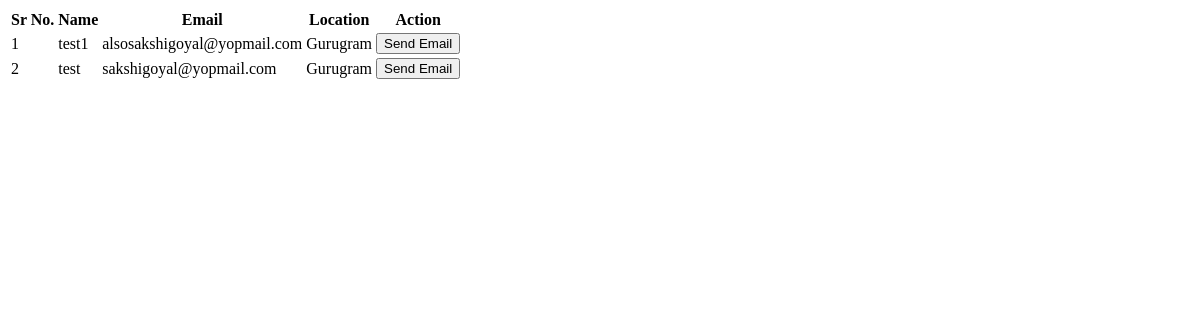
The page /generateMail.php on the database as committed earlier.
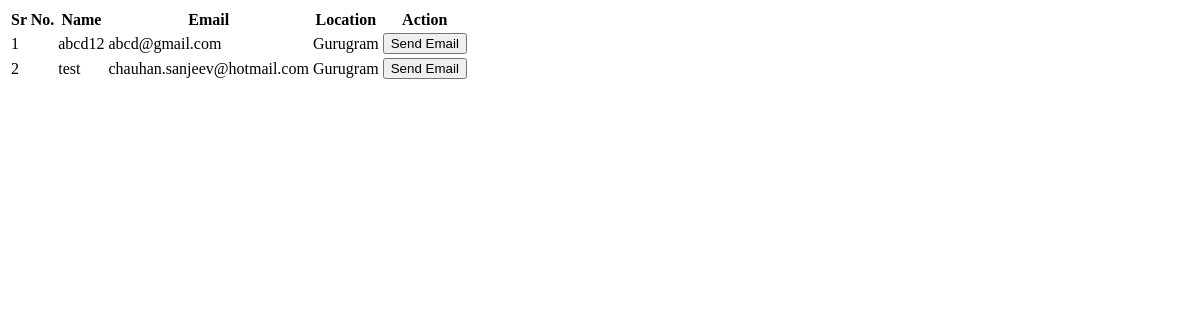
The same page on the database as committed later.
### tables this page shows
CREATE TABLE `user_details` (
  `name` varchar(255) NOT NULL,
  `gender` varchar(255) NOT NULL,
  `location` varchar(255) NOT NULL,
  `username` varchar(255) NOT NULL,
  `password` varchar(255) NOT NULL,
  `changed` varchar(2) NOT NULL
);

### generateMail.php (the view, shortened to what this page needs)
<?php
    require_once "db.php";
?>
<!DOCTYPE html>
<html lang="en">
<head>
</head>
<body>
    <form method="post" action="send_mail.php">
        <table>
            <thead>
                <tr>
                    <th>Sr No.</th>
                    <th>Name</th>
                    <th>Email</th>
                    <th>Location</th>
                    <th>Action</th>
                </tr>
            </thead>
            <tbody>
                <?php
                    $qry = "SELECT name, location, username FROM user_details";
                    $result = $con->query($qry);
                    $i = 1;
                    while($row = $result -> fetch_assoc()) {
                        echo "<tr>";
                        echo "<td>" . $i . "</td>";
                        echo "<td>" . $row['name'] . "</td>";
                        echo "<td>" . $row['username'] . "</td>";
                        echo "<td>" . $row['location'] . "</td>";
                        echo "<td><button type='submit' name='submit' value='" . $row['username'] . "'>Send Email</button></td>";
                        echo "</tr>";
                        $i++;
                    }
                ?>
            </tbody>
        </table>
    </form>
</body>
</html>

Rows that differ between the two databases and show on the page:
removed user_details: name "test1", username "alsosakshigoyal@yopmail.com", location "Gurugram"
removed user_details: name "test", username "sakshigoyal@yopmail.com", location "Gurugram"
added user_details: name "abcd12", username "abcd@gmail.com", location "Gurugram"
added user_details: name "test", username "chauhan.sanjeev@hotmail.com", location "Gurugram"
